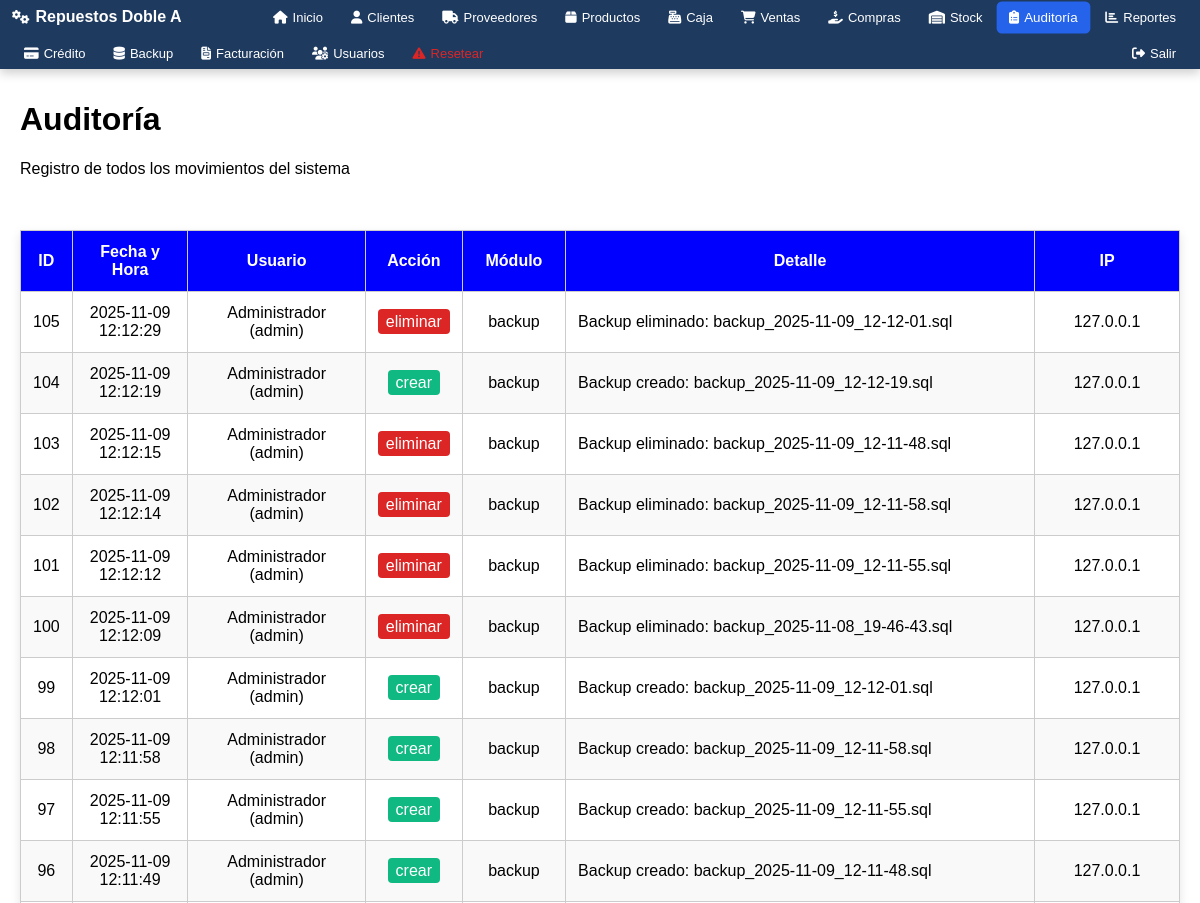
/modulos/auditoria/auditoria.php (signed in, upper part), run on an earlier commit of the app's database.
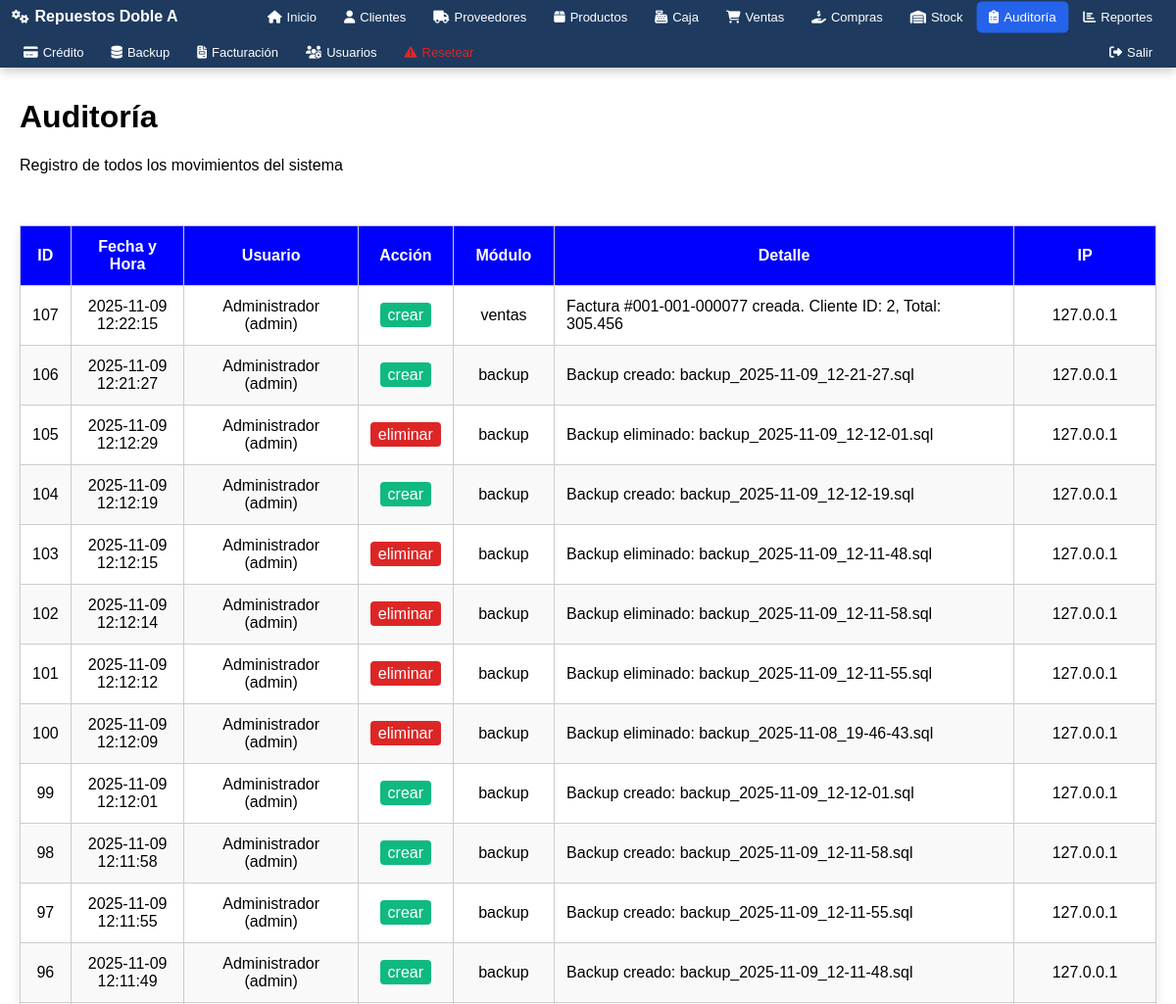
And on a later commit of the database.
### tables this page shows
CREATE TABLE `auditoria` (
  `id` int(11) NOT NULL AUTO_INCREMENT,
  `usuario_id` int(11) DEFAULT '0',
  `nombre_usuario` varchar(150) NOT NULL,
  `accion` varchar(50) NOT NULL,
  `modulo` varchar(50) NOT NULL,
  `detalle` text,
  `fecha_hora` datetime NOT NULL,
  `ip_address` varchar(45) DEFAULT NULL,
  PRIMARY KEY (`id`),
  KEY `idx_fecha` (`fecha_hora`),
  KEY `idx_modulo` (`modulo`),
  KEY `idx_accion` (`accion`)
);

### modulos/auditoria/auditoria.php (the view, shortened to what this page needs)
<?php
$base_path = $_SERVER['DOCUMENT_ROOT'] . '/repuestos/';
include $base_path . 'includes/auth.php';
include $base_path . 'includes/header.php';
$stmt = $pdo->query("SELECT * FROM auditoria ORDER BY fecha_hora DESC LIMIT 500");
$registros = $stmt->fetchAll();
?>
<div class="container tabla-responsive">
    <h1>Auditoría</h1>
    <p>Registro de todos los movimientos del sistema</p>
    <br><br>
    <table class="crud-table">
        <thead>
            <tr>
                <th>ID</th>
                <th>Fecha y Hora</th>
                <th>Usuario</th>
                <th>Acción</th>
                <th>Módulo</th>
                <th>Detalle</th>
                <th>IP</th>
            </tr>
        </thead>
        <tbody>
        <?php
        if ($registros && count($registros) > 0) {
            foreach ($registros as $registro) {
                echo '<tr>';
                echo '<td>'.htmlspecialchars($registro['id']).'</td>';
                echo '<td>'.htmlspecialchars($registro['fecha_hora']).'</td>';
                echo '<td>'.htmlspecialchars($registro['nombre_usuario']).'</td>';
                $accion_class = '';
                $accion_text = htmlspecialchars($registro['accion']);
                switch(strtolower($registro['accion'])) {
                    case 'crear':
                        $accion_class = 'style="background: #10b981; color: white; padding: 4px 8px; border-radius: 4px;"';
                        break;
                    case 'eliminar':
                    case 'anular':
                        $accion_class = 'style="background: #dc2626; color: white; padding: 4px 8px; border-radius: 4px;"';
                        break;
                    case 'login':
                        $accion_class = 'style="background: #059669; color: white; padding: 4px 8px; border-radius: 4px;"';
                        break;
                    case 'logout':
                        $accion_class = 'style="background: #7c3aed; color: white; padding: 4px 8px; border-radius: 4px;"';
                        break;
                    case 'abrir':
                        $accion_class = 'style="background: #06b6d4; color: white; padding: 4px 8px; border-radius: 4px;"';
                        break;
                    case 'cerrar':
                        $accion_class = 'style="background:rgb(128, 138, 122); color: white; padding: 4px 8px; border-radius: 4px;"';
                        break;
                    case 'pagar':
                        $accion_class = 'style="background: #eab308; color: white; padding: 4px 8px; border-radius: 4px;"';
                        break;
                }
                echo '<td><span '.$accion_class.'>'.$accion_text.'</span></td>';
                echo '<td>'.htmlspecialchars($registro['modulo']).'</td>';
                echo '<td style="text-align: left;">'.htmlspecialchars($registro['detalle']).'</td>';
                echo '<td>'.htmlspecialchars($registro['ip_address']).'</td>';
                echo '</tr>';
            }
        } else {
            echo '<tr><td colspan="7">No hay registros de auditoría aún.</td></tr>';
        }
        ?>
        </tbody>
    </table>
</div>
<?php include $base_path . 'includes/footer.php'; ?>

What changed in the data, as far as the page shows it:
added auditoria: id "107", fecha_hora "2025-11-09 12:22:15", nombre_usuario "Administrador (admin)", accion "crear", modulo "ventas", detalle "Factura #001-001-000077 creada. Cliente ID: 2, Total: 305.456", ip_address "127.0.0.1"
added auditoria: id "106", fecha_hora "2025-11-09 12:21:27", nombre_usuario "Administrador (admin)", accion "crear", modulo "backup", detalle "Backup creado: backup_2025-11-09_12-21-27.sql", ip_address "127.0.0.1"
